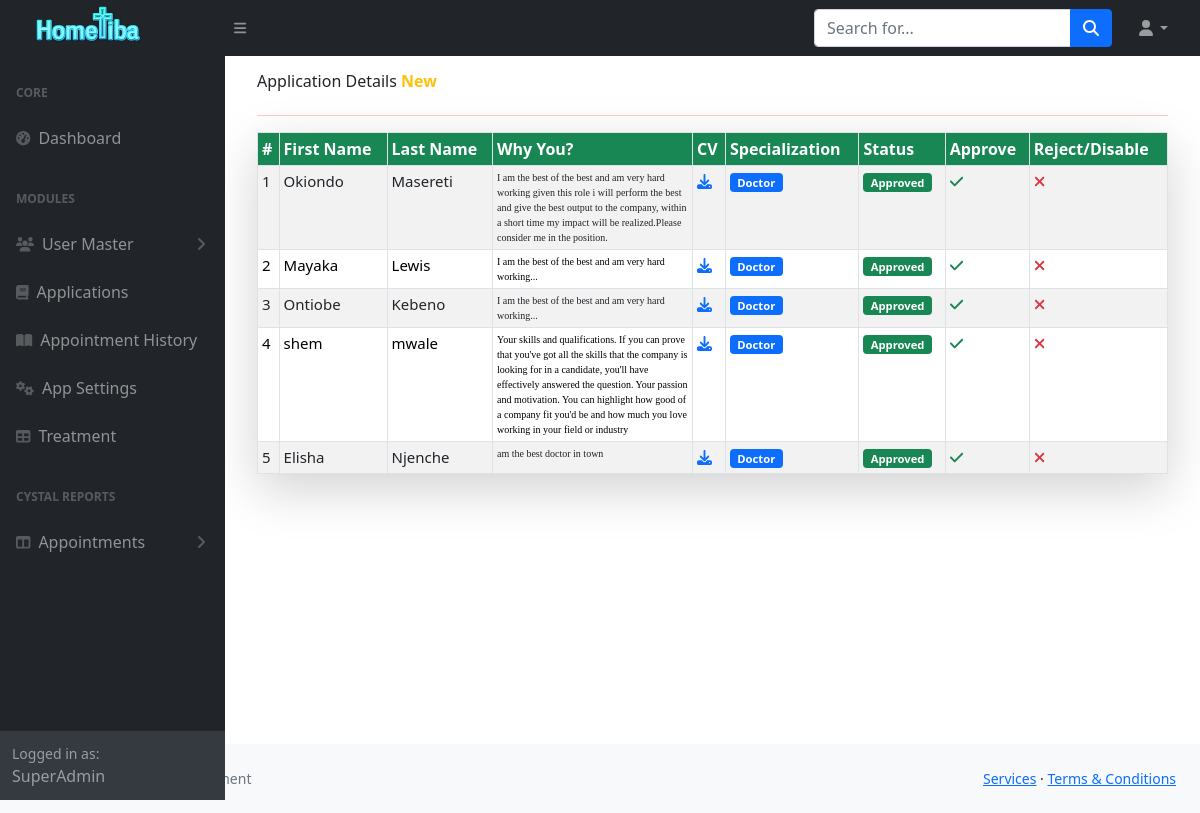
Screenshot of /Hospital/superadmin/application.php with the database file from the repository.
### tables this page shows
CREATE TABLE `applications` (
  `id` int(11) NOT NULL,
  `firstname` text NOT NULL,
  `lastname` text NOT NULL,
  `status` enum('Pending','Rejected','Approved') NOT NULL DEFAULT 'Pending',
  `applicationdate` timestamp NULL DEFAULT current_timestamp(),
  `cv` varchar(50) DEFAULT NULL,
  `Role` enum('doctor','nurse') NOT NULL,
  `Telphone` varchar(12) NOT NULL,
  `whychooseyou` text DEFAULT NULL,
  `password` varchar(60) NOT NULL
);

### Hospital/superadmin/application.php (the view, shortened to what this page needs)
<?php
include "includes/header.php";
include "includes/topnav.php";
include "includes/sidenav.php";
?>
<div id="layoutSidenav_content">
    <main>
        <div class="container-fluid px-4">
            <div class="section col-md-12 mt-2 p-2">
                <div class=" col-md-12  d-flex">
                    <h6 class="col-md-9">Application Details <b class="text-warning "> New</b></h6>
                </div>
                <hr style="color:#ff2400">
                <div class=" col-md-12 mx-auto shadow-lg  ">
                    <?php
                    include "../config.php";
                    $sql = "SELECT * FROM applications Where Role='doctor'";
                    $count = 1;
                    if ($result = mysqli_query($conn, $sql)) {
                        if (mysqli_num_rows($result) > 0) {
                            echo '<table class=" text-warning  table table-bordered table-striped table-responsive table table-borderless table-sm table-hover ">';
                            echo "<thead >";
                            echo "<tr class='text-white bg-success'>";
                            echo "<th class='center'>#</th>";
                            echo "<th>First Name</th>";
                            echo "<th>Last Name</th>";
                            echo "<th>Why  You?</th>";
                            echo "<th>CV</th>";
                            echo "<th>Specialization</th>";
                            echo "<th>Status</th>";
                            echo "<th>Approve</th>";
                            echo "<th>Reject/Disable</th>";
                            echo "</tr>";
                            echo "</thead>";
                            echo "<tbody class='text-dark'>";
                            while ($row = mysqli_fetch_array($result)) {
                                echo "<tr style='color:black; font-size:15px'>";
                                echo "<td class='center'>" . $count . "</td>";
                                echo "<td>" . $row['firstname'] . "</td>";
                                echo "<td>" . $row['lastname'] . "</td>";
                                echo "<td width='200px' style='font-size: 10px;font-family:italic;'>";
                                if ($row['whychooseyou'] == !null): ?>
                                    <?php
                                    echo $row['whychooseyou'];
                                    ?>
                                <?php elseif ($row['whychooseyou'] == null): ?>
                                    <p class=" text-primary ">Null</p>
                                <?php endif;
                                echo "</td>";
                                echo "<td>";
                                if ($row["cv"] == null): ?>
                                    <p class="text-primary fs-6">---</p>
                                <?php elseif ($row['cv'] == !null):
                                    echo '<a href="../images/cvs/' . $row["cv"] . '" target="_blank"><i class="fa fa-download" aria-hidden="true"></i></a>';
                                ?>
                                <?php endif;
                                echo "</td>";
                                echo "<td>";
                                if ($row['Role'] == 'doctor'): ?>
                                    <span class="badge bg-primary">Doctor</span>
                                <?php elseif ($row['Role'] == 'nurse'): ?>
                                    <span class="badge bg-secondary">Nurse</span>
                                <?php endif;
                                echo "<td>";
                                if ($row['status'] == 'Pending'): ?>
                                    <span class="badge bg-warning">Pending</span>
                                <?php elseif ($row['status'] == 'Approved'): ?>
                                    <span class="badge bg-success">Approved</span>
                                <?php elseif ($row['status'] == 'Rejected'): ?>
                                    <span class="badge bg-danger">Rejected</span>
                                <?php endif;
                                echo "<td>";
                                ?>
                                <a href="application.php?id=<?php echo $row['id']; ?>&approve=app" title="approve doctor"
                                    onClick="return confirm('Are you sure you want to Approve?')">
                                    <i class="fa fa-check text-success"></i></a>
                                <?php
                                echo "</td>";
                                echo "<td>";
                                ?>
                                <a href="application.php?id=<?php echo $row['id']; ?>&del=delete" title="approve doctor"
                                    onClick="return confirm('Are you sure you want to Reject?')">
                                    <i class="fa fa-times text-danger"></i></a>
                                <?php
                                echo " </td>";
                                echo "</tr>";
                                $count = $count + 1;
                            }
                            echo "</tbody>";
                            echo "</table>";
                        } else {
                            echo '<div class="alert alert-danger"><em>No records were found.</em></div>';
                        }
                    } else {
                        echo "Oops! Something went wrong. Please try again later.";
                    }
                    ?>
                </div>
            </div>
        </div>
    </main>
</div>
</div>
<?php
include "includes/footer.php";
?>

### Hospital/superadmin/Includes/header.php (shortened to what this page needs)
<!DOCTYPE html>
<html lang="en">
    <head>
        <link href="https://cdn.jsdelivr.net/npm/simple-datatables@latest/dist/style.css" rel="stylesheet" />
        <link href="css/styles.css" rel="stylesheet" />
    </head>
    <body class="sb-nav-fixed">

### Hospital/superadmin/Includes/topnav.php (shortened to what this page needs)
<nav class="sb-topnav navbar navbar-expand navbar-dark bg-dark">
            <a class="navbar-brand ps-3" href="dashboard.php">
                <img src="../images/Hometiba.png" alt="" widht="100px" height="50px">
            </a>
            <button class="btn btn-link btn-sm order-1 order-lg-0 me-4 me-lg-0" id="sidebarToggle" href="#!"><i class="fas fa-bars"></i></button>
            <form class="d-none d-md-inline-block form-inline ms-auto me-0 me-md-3 my-2 my-md-0">
                <div class="input-group">
                    <input class="form-control" type="text" placeholder="Search for..." aria-label="Search for..." aria-describedby="btnNavbarSearch" />
                    <button class="btn btn-primary" id="btnNavbarSearch" type="button"><i class="fas fa-search"></i></button>
                </div>
            </form>
            <ul class="navbar-nav ms-auto ms-md-0 me-3 me-lg-4">
                <li class="nav-item dropdown">
                    <a class="nav-link dropdown-toggle" id="navbarDropdown" href="#" role="button" data-bs-toggle="dropdown" aria-expanded="false"><i class="fas fa-user fa-fw"></i></a>
                </li>
            </ul>
        </nav>

### Hospital/superadmin/Includes/sidenav.php (shortened to what this page needs)
<div id="layoutSidenav">
    <div id="layoutSidenav_nav">
        <nav class="sb-sidenav accordion sb-sidenav-dark" id="sidenavAccordion">
            <div class="sb-sidenav-menu">
                <div class="nav">
                    <div class="sb-sidenav-menu-heading">Core</div>
                    <a class="nav-link" href="dashboard.php">
                        <div class="sb-nav-link-icon"><i class="fas fa-tachometer-alt"></i></div>
                        Dashboard
                    </a>
                    <div class="sb-sidenav-menu-heading">Modules</div>
                    <a class="nav-link collapsed" href="#" data-bs-toggle="collapse" data-bs-target="#collapsePages"
                        aria-expanded="false" aria-controls="collapsePages">
                        <div class="sb-nav-link-icon"><i class="fas fa-users"></i></div>
                        User Master
                        <div class="sb-sidenav-collapse-arrow"><i class="fas fa-angle-down"></i></div>
                    </a>
                    <a class="nav-link" href="application.php">
                        <div class="sb-nav-link-icon"><i class="fas fa-book"></i></div>
                        Applications
                    </a>
                    <a class="nav-link" href="appointments.php">
                        <div class="sb-nav-link-icon"><i class="fas fa-book-open"></i></div>
                        Appointment History
                    </a>
                    <a class="nav-link" href="tables.html">
                        <div class="sb-nav-link-icon"><i class="fas fa-cogs"></i></div>
                        App Settings
                    </a>
                    <a class="nav-link" href="tables.html">
                        <div class="sb-nav-link-icon"><i class="fas fa-table"></i></div>
                        Treatment
                    </a>
                    <div class="sb-sidenav-menu-heading">Cystal Reports</div>
                    <a class="nav-link collapsed" href="#" data-bs-toggle="collapse" data-bs-target="#collapseLayouts"
                        aria-expanded="false" aria-controls="collapseLayouts">
                        <div class="sb-nav-link-icon"><i class="fas fa-columns"></i></div>
                        Appointments
                        <div class="sb-sidenav-collapse-arrow"><i class="fas fa-angle-down"></i></div>
                    </a>
                </div>
            </div>
            <div class="sb-sidenav-footer">
                <div class="small">Logged in as:</div>
                SuperAdmin
            </div>
        </nav>
    </div>

### Hospital/superadmin/Includes/footer.php (shortened to what this page needs)
<footer class="py-4 bg-light mt-auto">
                    <div class="container-fluid px-4">
                        <div class="d-flex align-items-center justify-content-between small">
                            <div class="text-muted">HomeTiba &copy; Affordable Treatment</div>
                            <div>
                                <a href="#">Services</a>
                                &middot;
                                <a href="#">Terms &amp; Conditions</a>
                            </div>
                        </div>
                    </div>
                </footer>
    </body>
</html>

### rows the page displays
applications: firstname "Okiondo", lastname "Masereti", whychooseyou "I am the best of the best and am very hard working given this role i will perform the best and give the best output to the company, within a short time my impact will be realized.Please consider me in the position.", Role "Doctor", status "Approved"
applications: firstname "Mayaka", lastname "Lewis", whychooseyou "I am the best of the best and am very hard working...", Role "Doctor", status "Approved"
applications: firstname "Ontiobe", lastname "Kebeno", whychooseyou "I am the best of the best and am very hard working...", Role "Doctor", status "Approved"
applications: firstname "shem", lastname "mwale", whychooseyou "Your skills and qualifications. If you can prove that you've got all the skills that the company is looking for in a candidate, you'll have effectively answered the question. Your passion and motivation. You can highlight how good of a company fit you'd be and how much you love working in your field or industry", Role "Doctor", status "Approved"
applications: firstname "Elisha", lastname "Njenche", whychooseyou "am the best doctor in town", Role "Doctor", status "Approved"
